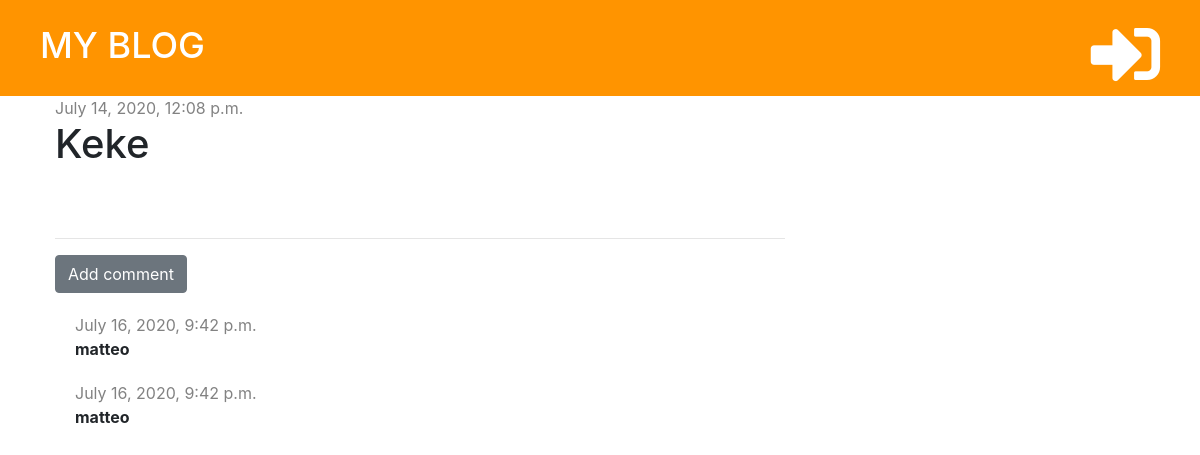
/post/7/, run on an earlier commit of the app's database.
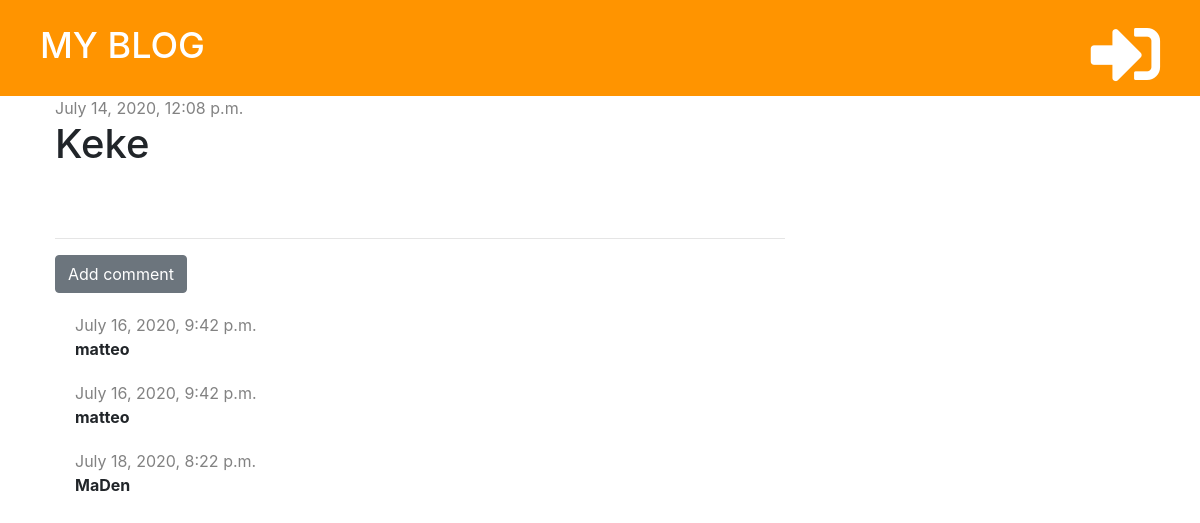
And on a later commit of the database.
### blog/models.py (models this page shows, shortened)
class Comment(models.Model):
    post = models.ForeignKey('blog.Post', on_delete=models.CASCADE, related_name='comments')
    author = models.CharField(max_length=200)
    text = models.TextField()
    created_date = models.DateTimeField(default= timezone.now)
    approved= models.BooleanField(default=False)

### blog/views.py (the view)
# urls.py: path('post/<int:pk>/', views.post_detail, name='post_detail'),
def post_detail(request, pk):
    post = get_object_or_404(Post, pk=pk)
    stuff_for_frontend = {'post': post}
    return render(request, 'blog/post_detail.html', stuff_for_frontend)

### blog/templatetags/markdownify.py (called while the page is built)
@register.filter
def markdown(value):
    renderer = HighlightRenderer()
    markdown = mistune.Markdown(renderer=renderer)
    return markdown(value)

### blog/templates/blog/post_detail.html (shortened to what this page needs)
{% extends 'blog/base.html' %}
{% load markdownify %}
{% block content %}
    <div class="post">
        {% if post.published_date %}
        <div class="date">
            {{post.published_date}}
        </div>
        {% else %}
            <a href="{% url 'post_publish' pk=post.pk %}" class="btn btn-primary">Publish</a>
        {% endif %}
        <h1>{{post.title}}</h1>
    </div>
    <hr>
    <a href="{% url 'add_comment_to_post' pk=post.pk %}" class="btn btn-secondary" >Add comment</a>
    {% for comment in post.comments.all %}
        {% if user.is_authenticated or comment.approved %}
            <div class="comment">
                <div class="date">
                    {{comment.created_date}}
                </div>
                    <strong>{{comment.author}}</strong>
            </div>
        {% endif %}
        {% empty %}
            <p>No comments yet...</p>
    {% endfor %}
{% endblock %}

What changed in the data, as far as the page shows it:
added Comment: created_date "July 18, 2020, 8:22 p.m.", author "MaDen"
